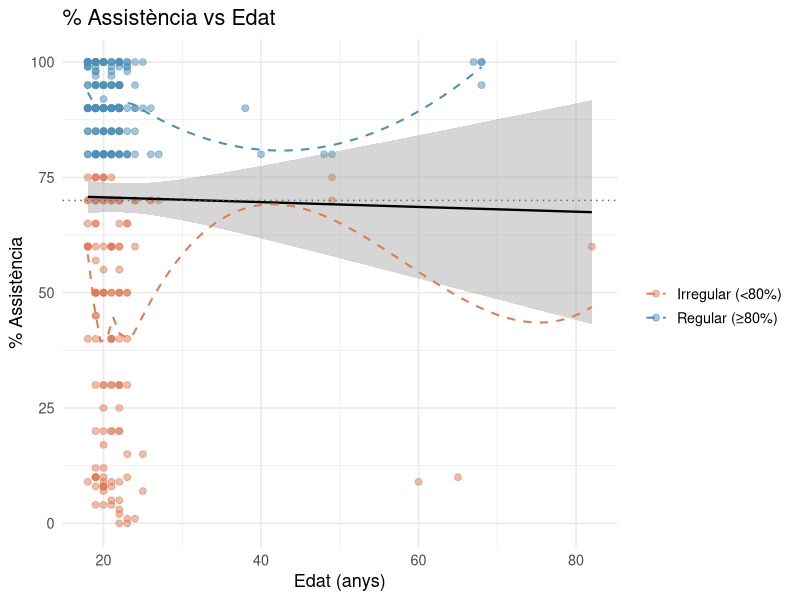
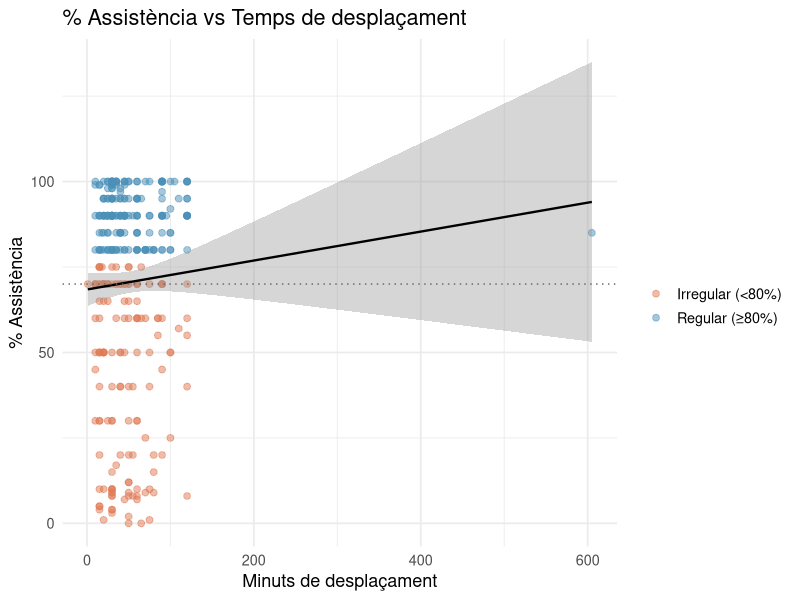
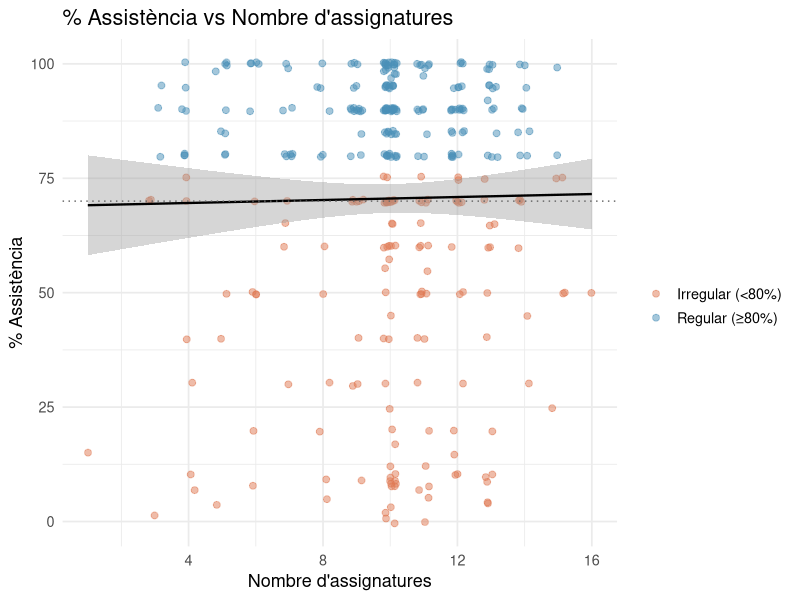
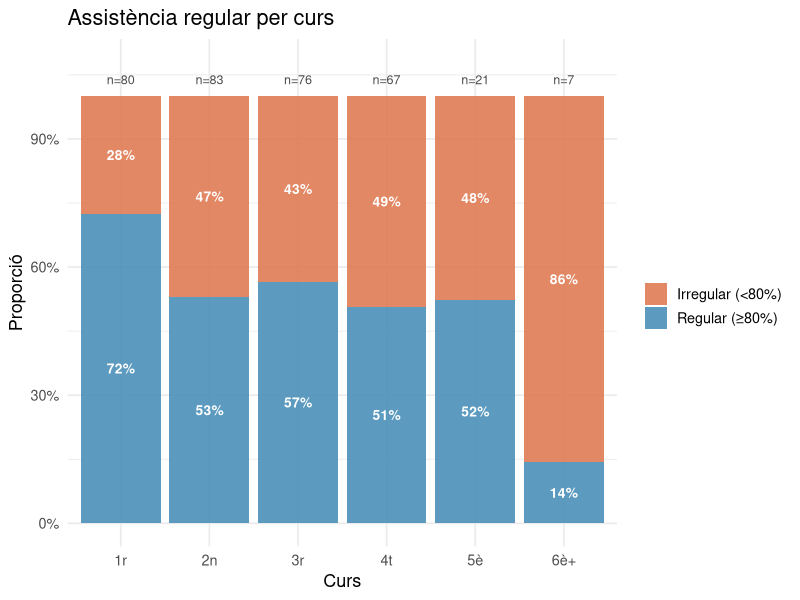
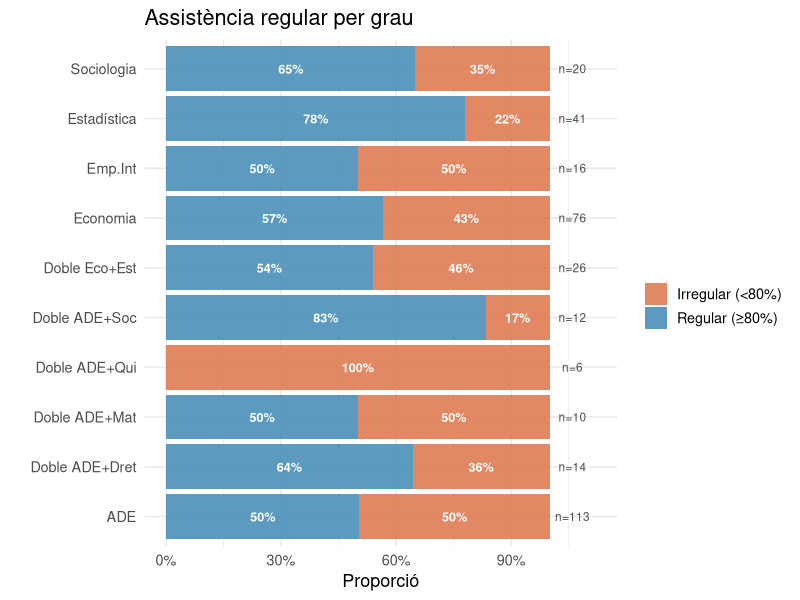
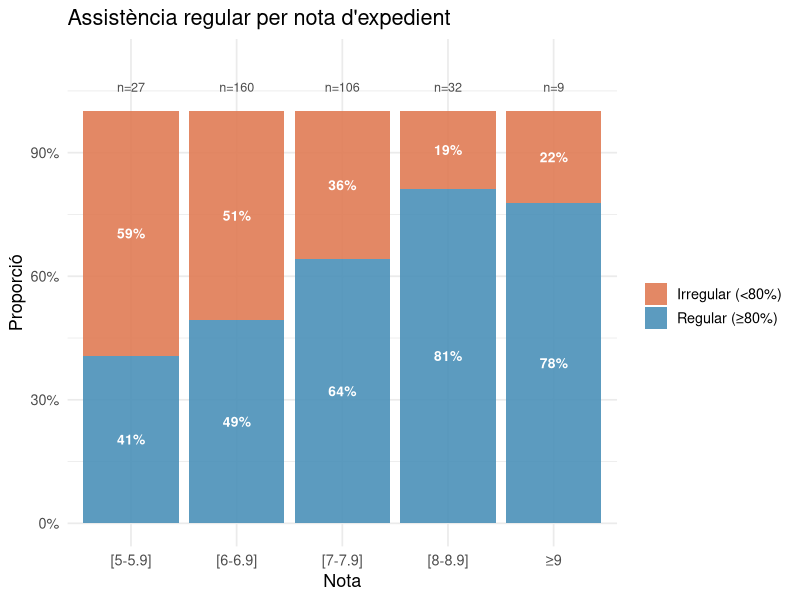
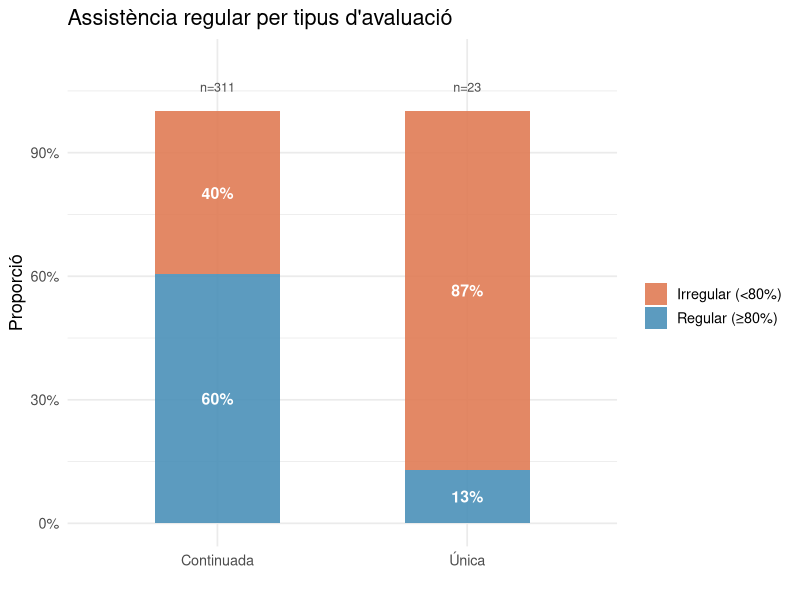
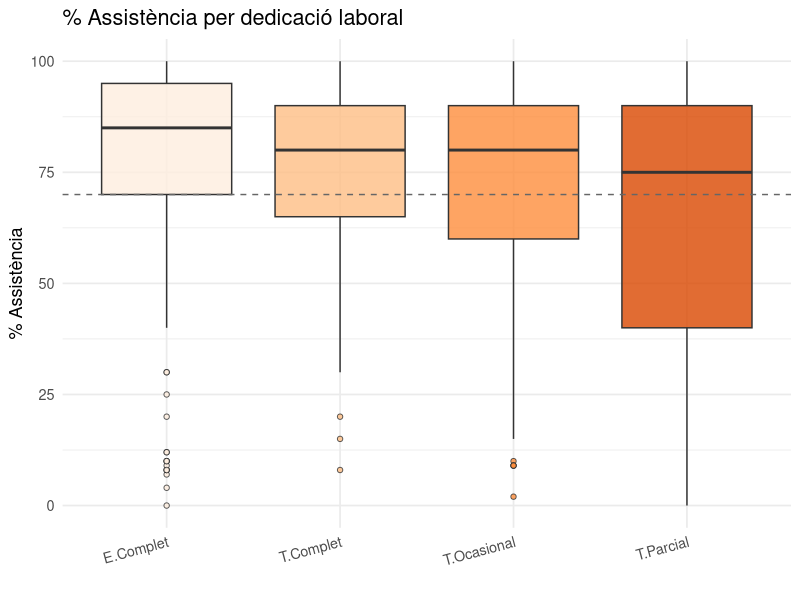

These figures' R source, in order: (Note: this script raises an error after producing the figures.)
library(ggplot2)
library(dplyr)
library(tidyr)
library(scales)
library(ggridges)
library(patchwork)
library(readxl)
select <- dplyr::select

#### ============================================================ ####
####          DESCRIPTIVA GENERAL                                 ####
#### ============================================================ ####

setwd("C:/Users/edurn/OneDrive/Escritorio/Universitat/TFG---Github/2. Dades")
dades <- read_excel("1. Preprocessing.xlsx")

dades %>%
  select(EDAT, DESPL, N_ASSIG, P_ASSIST) %>%
  summary()

dades %>%
  select(EDAT, DESPL, N_ASSIG, P_ASSIST) %>%
  summarise(across(everything(), list(
    Mitjana = ~mean(.x, na.rm = TRUE),
    Mediana = ~median(.x, na.rm = TRUE),
    sd      = ~sd(.x, na.rm = TRUE),
    min     = ~min(.x, na.rm = TRUE),
    max     = ~max(.x, na.rm = TRUE)
  ))) %>%
  pivot_longer(everything(), names_to = c("Variable", "Estadistic"),
               names_sep = "_(?=[^_]+$)") %>%
  pivot_wider(names_from = Estadistic, values_from = value)

# --- 3. LIKERT: mitjanes per bloc ---
# Motius de no assistència
motius_vars <- c("M_TREB","M_FAM","M_SALUT","M_DIST","M_AUTON","M_CV",
                 "M_EXAM","M_UTIL","M_AVORR","M_PASSIU","M_TEOR","M_PROF",
                 "M_REPET","M_ACAD","M_AMICS")

dades %>%
  select(all_of(motius_vars)) %>%
  summarise(across(everything(), ~mean(as.numeric(.x), na.rm = TRUE))) %>%
  pivot_longer(everything(), names_to = "Motiu", values_to = "Mitjana") %>%
  arrange(desc(Mitjana))

# Estratègies
estrategies_vars <- c("E_PES_AC","E_PART","E_DINAM","E_REDU","E_CURT","E_DESC",
                      "E_CLIMA","E_EXPL","E_RITME","E_ACT_AC","E_PROP","E_HORA","E_PES_AS")

dades %>%
  select(all_of(estrategies_vars)) %>%
  summarise(across(everything(), ~mean(as.numeric(.x), na.rm = TRUE))) %>%
  pivot_longer(everything(), names_to = "Estratègia", values_to = "Mitjana") %>%
  arrange(desc(Mitjana))

# IA
ia_vars <- c("IA_HABIT", "IA_COMPR", "IA_SUBST", "IA_CONF",
             "IA_ATENC", "IA_PREOC", "IA_REND", "IA_PDFS")
dades %>%
  select(all_of(ia_vars)) %>%
  summarise(across(everything(), ~mean(as.numeric(.x), na.rm = TRUE))) %>%
  pivot_longer(everything(), names_to = "Ús", values_to = "Mitjana") %>%
  arrange(desc(Mitjana))


#### ============================================================ ####
####     CREACIÓ DE LA VARIABLE GRUP_ASSIST (tall al 80%)        ####
#### ============================================================ ####

dades <- dades %>%
  mutate(GRUP_ASSIST = factor(
    ifelse(P_ASSIST >= 80, "Regular (≥80%)", "Irregular (<80%)"),
    levels = c("Irregular (<80%)", "Regular (≥80%)")
  ))

cat("Distribució GRUP_ASSIST:\n")
print(table(dades$GRUP_ASSIST))
print(round(prop.table(table(dades$GRUP_ASSIST)) * 100, 1))

col_grups <- c("Irregular (<80%)" = "#E07B54", "Regular (≥80%)" = "#4a90b8")


#### ============================================================ ####
####     GRÀFICS LIKERT PER GRUP                                 ####
#### ============================================================ ####




##### ------- 1. P_ASSIST VS VARIABLES NUMÈRIQUES -------- ####

# P_ASSIST vs EDAT
ggplot(dades, aes(x = EDAT, y = P_ASSIST)) +
  geom_point(aes(color = GRUP_ASSIST), alpha = 0.5, size = 2) +
  geom_smooth(method = "lm", color = "black", linewidth = 0.8, se = TRUE) +
  geom_smooth(aes(color = GRUP_ASSIST), method = "loess",
              linewidth = 0.7, se = FALSE, linetype = "dashed") +
  geom_hline(yintercept = 70, linetype = "dotted", color = "gray40") +
  scale_color_manual(values = col_grups) +
  labs(title = "% Assistència vs Edat",
       x = "Edat (anys)", y = "% Assistència", color = "") +
  theme_minimal(base_size = 13)

# res rellevant

# P_ASSIST vs DESPL
ggplot(dades, aes(x = DESPL, y = P_ASSIST)) +
  geom_point(aes(color = GRUP_ASSIST), alpha = 0.5, size = 2) +
  geom_smooth(method = "lm", color = "black", linewidth = 0.8, se = TRUE) +
  geom_hline(yintercept = 70, linetype = "dotted", color = "gray40") +
  scale_color_manual(values = col_grups) +
  labs(title = "% Assistència vs Temps de desplaçament",
       x = "Minuts de desplaçament", y = "% Assistència", color = "") +
  theme_minimal(base_size = 13)

# res rellevant

# P_ASSIST vs N_ASSIG
ggplot(dades, aes(x = N_ASSIG, y = P_ASSIST)) +
  geom_jitter(aes(color = GRUP_ASSIST), alpha = 0.5, size = 2, width = 0.2) +
  geom_smooth(method = "lm", color = "black", linewidth = 0.8, se = TRUE) +
  geom_hline(yintercept = 70, linetype = "dotted", color = "gray40") +
  scale_color_manual(values = col_grups) +
  labs(title = "% Assistència vs Nombre d'assignatures",
       x = "Nombre d'assignatures", y = "% Assistència", color = "") +
  theme_minimal(base_size = 13)

# res rellevant

##### --------- 2. GRUP_ASSIST VS VARIABLES ACADÈMIQUES ------ #####

# GRUP_ASSIST per CURS
df_curs <- dades %>%
  group_by(CURS, GRUP_ASSIST) %>%
  summarise(n = n(), .groups = "drop") %>%
  group_by(CURS) %>%
  mutate(prop = n / sum(n),
         total = sum(n)) %>%
  ungroup()

df_curs_total <- df_curs %>% distinct(CURS, total)

ggplot(df_curs, aes(x = CURS, y = prop, fill = GRUP_ASSIST)) +
  geom_col(alpha = 0.9) +
  geom_text(aes(label = paste0(round(prop * 100), "%")),
            position = position_stack(vjust = 0.5),
            color = "white", size = 3.5, fontface = "bold") +
  geom_text(data = df_curs_total,
            aes(label = paste0("n=", total), x = CURS, y = 1.04),
            inherit.aes = FALSE, color = "gray30", size = 3.2) +
  scale_fill_manual(values = col_grups) +
  scale_y_continuous(labels = percent, limits = c(0, 1.08)) +
  labs(title = "Assistència regular per curs",
       x = "Curs", y = "Proporció", fill = "") +
  theme_minimal(base_size = 13)


# GRUP_ASSIST per GRAU
df_grau <- dades %>%
  group_by(GRAU, GRUP_ASSIST) %>%
  summarise(n = n(), .groups = "drop") %>%
  group_by(GRAU) %>%
  mutate(prop = n / sum(n), total = sum(n)) %>%
  ungroup()

df_grau_total <- df_grau %>% distinct(GRAU, total)

ggplot(df_grau, aes(x = reorder(GRAU, prop * (GRUP_ASSIST == "Regular (≥70%)")),
                    y = prop, fill = GRUP_ASSIST)) +
  geom_col(alpha = 0.9) +
  geom_text(aes(label = paste0(round(prop * 100), "%")),
            position = position_stack(vjust = 0.5),
            color = "white", size = 3.2, fontface = "bold") +
  geom_text(data = df_grau_total,
            aes(label = paste0("n=", total), x = GRAU, y = 1.06),
            inherit.aes = FALSE, color = "gray30", size = 3) +
  scale_fill_manual(values = col_grups) +
  scale_y_continuous(labels = percent, limits = c(0, 1.12)) +
  coord_flip() +
  labs(title = "Assistència regular per grau",
       x = "", y = "Proporció", fill = "") +
  theme_minimal(base_size = 13)

# NOTA per GRUP_ASSIST
df_nota <- dades %>%
  group_by(NOTA, GRUP_ASSIST) %>%
  summarise(n = n(), .groups = "drop") %>%
  group_by(NOTA) %>%
  mutate(prop = n / sum(n), total = sum(n)) %>%
  ungroup()

df_nota_total <- df_nota %>% distinct(NOTA, total)

ggplot(df_nota, aes(x = NOTA, y = prop, fill = GRUP_ASSIST)) +
  geom_col(alpha = 0.9) +
  geom_text(aes(label = paste0(round(prop * 100), "%")),
            position = position_stack(vjust = 0.5),
            color = "white", size = 3.5, fontface = "bold") +
  geom_text(data = df_nota_total,
            aes(label = paste0("n=", total), x = NOTA, y = 1.06),
            inherit.aes = FALSE, color = "gray30", size = 3.2) +
  scale_fill_manual(values = col_grups) +
  scale_y_continuous(labels = percent, limits = c(0, 1.12)) +
  labs(title = "Assistència regular per nota d'expedient",
       x = "Nota", y = "Proporció", fill = "") +
  theme_minimal(base_size = 13)

# T_AVAL per GRUP_ASSIST
df_taval <- dades %>%
  group_by(T_AVAL, GRUP_ASSIST) %>%
  summarise(n = n(), .groups = "drop") %>%
  group_by(T_AVAL) %>%
  mutate(prop = n / sum(n), total = sum(n)) %>%
  ungroup()

df_taval_total <- df_taval %>% distinct(T_AVAL, total)

ggplot(df_taval, aes(x = T_AVAL, y = prop, fill = GRUP_ASSIST)) +
  geom_col(alpha = 0.9, width = 0.5) +
  geom_text(aes(label = paste0(round(prop * 100), "%")),
            position = position_stack(vjust = 0.5),
            color = "white", size = 4, fontface = "bold") +
  geom_text(data = df_taval_total,
            aes(label = paste0("n=", total), x = T_AVAL, y = 1.06),
            inherit.aes = FALSE, color = "gray30", size = 3.2) +
  scale_fill_manual(values = col_grups) +
  scale_y_continuous(labels = percent, limits = c(0, 1.12)) +
  labs(title = "Assistència regular per tipus d'avaluació",
       x = "", y = "Proporció", fill = "") +
  theme_minimal(base_size = 13)


##### ---- 3. GRUP_ASSIST VS VARIABLES PERSONALS ----- #####

# DEDIC per GRUP_ASSIST amb P_ASSIST boxplot ---
ggplot(dades, aes(x = DEDIC, y = P_ASSIST, fill = DEDIC)) +
  geom_boxplot(alpha = 0.8, outlier.shape = 21) +
  geom_hline(yintercept = 70, linetype = "dashed", color = "gray40") +
  scale_fill_brewer(palette = "Oranges") +
  labs(title = "% Assistència per dedicació laboral",
       x = "", y = "% Assistència") +
  theme_minimal(base_size = 13) +
  theme(legend.position = "none",
        axis.text.x = element_text(angle = 15, hjust = 1))

# GENERE per GRUP_ASSIST
df_genere <- dades %>%
  group_by(GENERE, GRUP_ASSIST) %>%
  summarise(n = n(), .groups = "drop") %>%
  group_by(GENERE) %>%
  mutate(prop = n / sum(n), total = sum(n)) %>%
  ungroup()

df_genere_total <- df_genere %>% distinct(GENERE, total)

ggplot(df_genere, aes(x = GENERE, y = prop, fill = GRUP_ASSIST)) +
  geom_col(alpha = 0.9, width = 0.6) +
  geom_text(aes(label = paste0(round(prop * 100), "%")),
            position = position_stack(vjust = 0.5),
            color = "white", size = 3.5, fontface = "bold") +
  geom_text(data = df_genere_total,
            aes(label = paste0("n=", total), x = GENERE, y = 1.06),
            inherit.aes = FALSE, color = "gray30", size = 3) +
  scale_fill_manual(values = col_grups) +
  scale_y_continuous(labels = percent, limits = c(0, 1.12)) +
  labs(title = "Assistència regular per gènere",
       x = "", y = "Proporció", fill = "") +
  theme_minimal(base_size = 13)


# heatmap CURS x DEDIC → % assistència mitjana
dades %>%
  group_by(CURS, DEDIC) %>%
  summarise(assist_mitj = mean(P_ASSIST, na.rm = TRUE),
            n = n(), .groups = "drop") %>%
  ggplot(aes(x = CURS, y = DEDIC, fill = assist_mitj)) +
  geom_tile(color = "white", linewidth = 0.5) +
  geom_text(aes(label = paste0(round(assist_mitj), "%\nn=", n)),
            size = 3, color = "white", fontface = "bold") +
  scale_fill_gradient2(low = "#E07B54", mid = "#f5f0eb",
                       high = "#4A90B8", midpoint = 70,
                       name = "% Assist.") +
  labs(title = "% Assistència mitjana per curs i dedicació laboral",
       x = "Curs", y = "") +
  theme_minimal(base_size = 13)

# heatmap GRAU x CURS → % regular
dades %>%
  group_by(GRAU, CURS) %>%
  summarise(pct_regular = mean(GRUP_ASSIST == "Regular (≥80%)") * 100,
            n = n(), .groups = "drop") %>%
  filter(n >= 3) %>%  # elimina cel·les amb menys de 3 obs
  ggplot(aes(x = CURS, y = GRAU, fill = pct_regular)) +
  geom_tile(color = "white", linewidth = 0.5) +
  geom_text(aes(label = paste0(round(pct_regular), "%")),
            size = 3, color = "white", fontface = "bold") +
  scale_fill_gradient2(low = "#E07B54", mid = "#f5f0eb",
                       high = "#4A90B8", midpoint = 60,
                       name = "% Regular") +
  labs(title = "% Assistència regular per grau i curs",
       subtitle = "Només cel·les amb n ≥ 3",
       x = "Curs", y = "") +
  theme_minimal(base_size = 13)


##### ---- 4. ESCALA DE LIKERT ----- #####

# Mitjanes motius de NO assistència per grup
dades %>%
  select(GRUP_ASSIST, all_of(motius_vars)) %>%
  mutate(across(all_of(motius_vars), as.numeric)) %>%
  group_by(GRUP_ASSIST) %>%
  summarise(across(all_of(motius_vars), ~mean(.x, na.rm = TRUE))) %>%
  pivot_longer(-GRUP_ASSIST, names_to = "motiu", values_to = "mitjana") %>%
  ggplot(aes(x = reorder(motiu, mitjana), y = mitjana, fill = GRUP_ASSIST)) +
  geom_col(position = "dodge", alpha = 0.9) +
  scale_fill_manual(values = col_grups) +
  coord_flip() +
  labs(title = "Motius de NO assistència per grup",
       subtitle = "Mitjana escala 1-5",
       x = "", y = "Mitjana", fill = "") +
  theme_minimal(base_size = 12)

# Mitjanes estratègies per grup
dades %>%
  select(GRUP_ASSIST, all_of(estrategies_vars)) %>%
  mutate(across(all_of(estrategies_vars), as.numeric)) %>%
  group_by(GRUP_ASSIST) %>%
  summarise(across(all_of(estrategies_vars), ~mean(.x, na.rm = TRUE))) %>%
  pivot_longer(-GRUP_ASSIST, names_to = "estrategia", values_to = "mitjana") %>%
  ggplot(aes(x = reorder(estrategia, mitjana), y = mitjana, fill = GRUP_ASSIST)) +
  geom_col(position = "dodge", alpha = 0.9) +
  scale_fill_manual(values = col_grups) +
  coord_flip() +
  labs(title = "Estratègies d'assistència per grup",
       subtitle = "Mitjana escala 1-6",
       x = "", y = "Mitjana", fill = "") +
  theme_minimal(base_size = 12)

# Ús de la IA per grup
dades %>%
  select(GRUP_ASSIST, all_of(ia_vars)) %>%
  mutate(across(all_of(ia_vars), as.numeric)) %>%
  group_by(GRUP_ASSIST) %>%
  summarise(across(all_of(ia_vars), ~mean(.x, na.rm = TRUE))) %>%
  pivot_longer(-GRUP_ASSIST, names_to = "ia_var", values_to = "mitjana") %>%
  ggplot(aes(x = reorder(ia_var, mitjana), y = mitjana, fill = GRUP_ASSIST)) +
  geom_col(position = "dodge", alpha = 0.9) +
  scale_fill_manual(values = col_grups) +
  coord_flip() +
  labs(title = "Ús de la IA per grup d'assistència",
       subtitle = "Mitjana escala 1-6",
       x = "", y = "Mitjana", fill = "") +
  theme_minimal(base_size = 12)


# Diferència de mitjanes (Regular - Irregular) per motius no assist
df_motius %>%
  select(-se) %>%
  pivot_wider(names_from = GRUP_ASSIST, values_from = mitjana) %>%
  mutate(diferencia = `Regular (≥80%)` - `Irregular (<80%)`) %>%
  ggplot(aes(x = reorder(variable, diferencia),
             y = diferencia,
             fill = diferencia > 0)) +
  geom_col(alpha = 0.85) +
  geom_hline(yintercept = 0, color = "gray30") +
  scale_fill_manual(values = c("TRUE" = "#4A90B8", "FALSE" = "#E07B54"),
                    labels = c("Més alt en Irregulars", "Més alt en Regulars")) +
  coord_flip() +
  labs(title = "Diferència en motius de NO assistència (Regular − Irregular)",
       subtitle = "Blau = motiu més valorat pels regulars | Taronja = pels irregulars",
       x = "", y = "Diferència de mitjanes", fill = "") +
  theme_minimal(base_size = 12)

# Diferència de mitjanes (Regular - Irregular) per estratègies

df_estrat %>%
  dplyr::select(-se) %>%
  pivot_wider(names_from = GRUP_ASSIST, values_from = mitjana) %>%
  mutate(diferencia = `Regular (≥70%)` - `Irregular (<70%)`) %>%
  ggplot(aes(x = reorder(variable, diferencia),
             y = diferencia,
             fill = diferencia > 0)) +
  geom_col(alpha = 0.85) +
  geom_hline(yintercept = 0, color = "gray30") +
  scale_fill_manual(values = c("TRUE" = "#4A90B8", "FALSE" = "#E07B54"),
                    labels = c("Més alt en Irregulars", "Més alt en Regulars")) +
  coord_flip() +
  labs(title = "Diferència en estratègies d'assistència (Regular − Irregular)",
       subtitle = "Blau = estratègia més valorada pels regulars | Taronja = pels irregulars",
       x = "", y = "Diferència de mitjanes", fill = "") +
  theme_minimal(base_size = 12)

# Diferència de mitjanes (Regular - Irregular) per IA

df_ia %>%
  dplyr::select(-se) %>%
  pivot_wider(names_from = GRUP_ASSIST, values_from = mitjana) %>%
  mutate(diferencia = `Regular (≥70%)` - `Irregular (<70%)`) %>%
  ggplot(aes(x = reorder(variable, diferencia),
             y = diferencia,
             fill = diferencia > 0)) +
  geom_col(alpha = 0.85) +
  geom_hline(yintercept = 0, color = "gray30") +
  scale_fill_manual(values = c("TRUE" = "#4A90B8", "FALSE" = "#E07B54"),
                    labels = c("Més alt en Irregulars", "Més alt en Regulars")) +
  coord_flip() +
  labs(title = "Diferència en ús de la IA (Regular − Irregular)",
       subtitle = "Blau = més valorat pels regulars | Taronja = pels irregulars",
       x = "", y = "Diferència de mitjanes", fill = "") +
  theme_minimal(base_size = 12)
